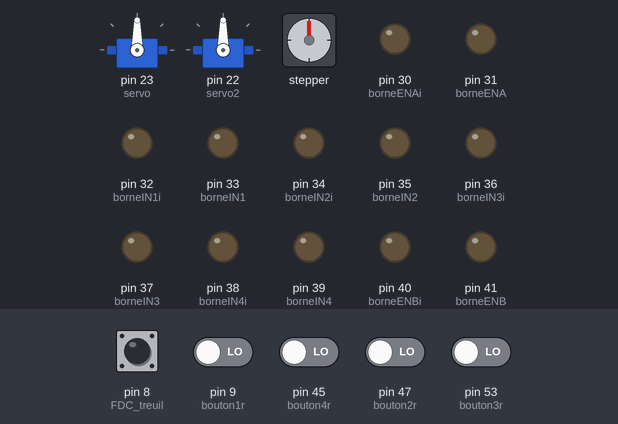
Bench run of a sketch on a simulated Arduino Mega 2560, built with avr-gcc and run on an emulated ATmega2560. On the bench: 2 × servo, stepper motor, output pins drawn as LEDs (lit = HIGH). Inputs (shaded band) come from the test bench; at power-on: pin 8 (FDC_treuil) HIGH, pin 9 (bouton1r), pin 45 (bouton4r), pin 47 (bouton2r), pin 53 (bouton3r) LOW. Stepper angles assume 200 steps per turn; what the sketch prints to the serial monitor is not drawn.

Above: at 1.5 s.
1.6 s: pin 47 (bouton2r) driven HIGH
At 2.45 s:
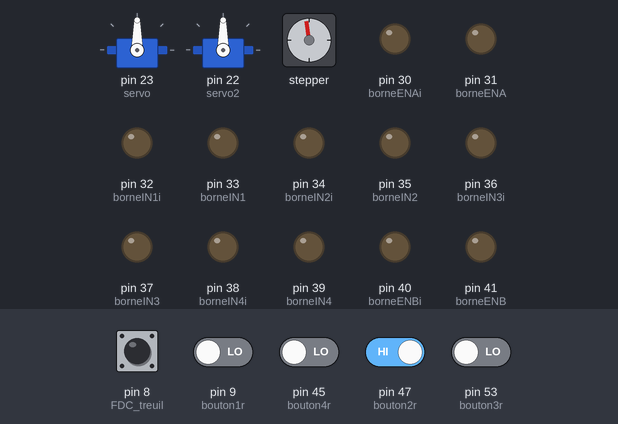
5.1 s: pin 9 (bouton1r) driven HIGH
At 9.6 s:
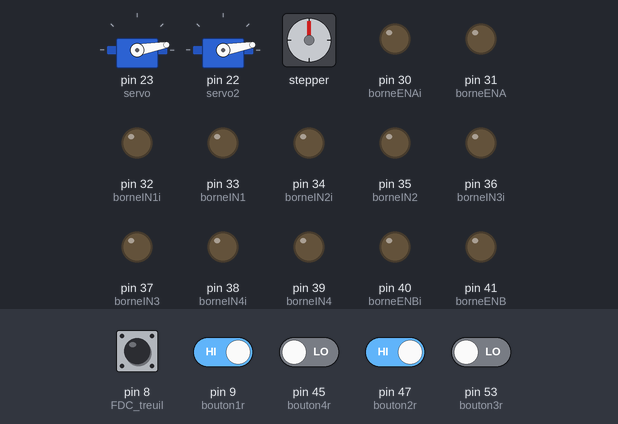
12.7 s: pin 9 (bouton1r) driven LOW
At 13.32 s:
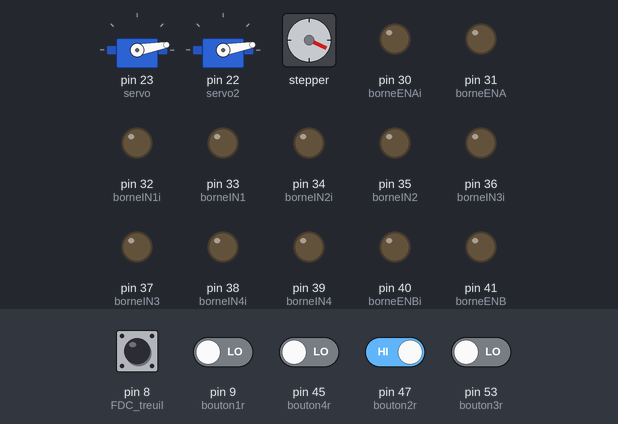
20.3 s: pin 47 (bouton2r) driven LOW
21.8 s: pin 45 (bouton4r) driven HIGH
At 23.5 s:
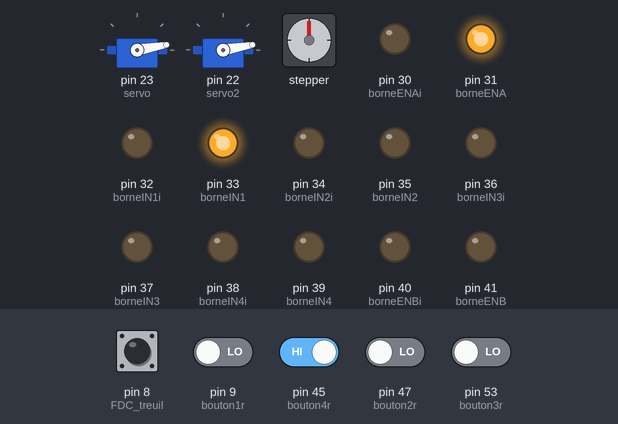
Timing chart, 0 to 25.0 s (numbered marks = the images above; inputs shaded):
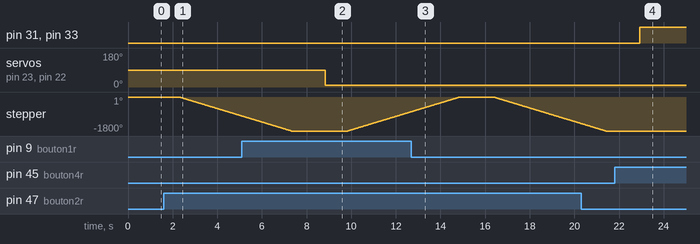

Measured:
- after the input at 1.6 s, stepper: keeps turning counter-clockwise at about 360°/s, starting after 0.70 s
- after the input at 5.1 s, servo on pin 23 (servo), servo on pin 22 (servo2): 90° → 10° after 3.7 s
- after the input at 12.7 s, servo on pin 23 (servo), servo on pin 22 (servo2): stays 10° (without the input it goes to 90° after 3.7 s)
- after the input at 21.8 s, pin 31 (borneENA), pin 33 (borneIN1): LOW → HIGH after 1.1 s

The sketch:

Architecture_Hote2.ino
```cpp
#include "Stepper.h"
#include "Servo.h"

// Zone Manette
int bouton1r = 9;
int bouton2r = 47;
int bouton3r = 53;
int bouton4r = 45;

// Zone Capteurs
int FDC_treuil = 8; // capteur Fin De Course pour le Treuil
int FDC_rechargement = 7; // capteur Fin De Course pour le impact
int FDC_embrayage = 6; // capteur Fin De Course pour l'embrayage

// Zone Moteurs
// TREUIL
  // Moteur Embrayage
const int Pas = 200; // 200 pas sont nécessaires pour effectuer une révolution complète du moteur pas à pas
Stepper myStepper(Pas, 2, 4, 3, 5); // on détermine les pins rattachés au moteur (IN1, IN2, IN3, IN4)

  // Moteur Enroulement
#define borneENA 31
#define borneIN1 33
#define borneIN2 35
#define borneIN3 37
#define borneIN4 39
#define borneENB 41

// Impact
  // Moteur Embrayage
Stepper myStepper1(Pas, 10, 12, 11, 13 ); // on détermine les pins rattachés au moteur (IN1, IN2, IN3, IN4)(10 , 12, 11, 13)

  // Moteur Impact
#define borneENAi 30
#define borneIN1i 32
#define borneIN2i 34
#define borneIN3i 36
#define borneIN4i 38
#define borneENBi 40

// Arrimage
  // Servomoteur
Servo servo;
Servo servo2;

// Variables d'états de fonctionnement du robot
int ouverture = 0; // ouverture = 0 inactivité ouverture = 1 ouverture en cours ouverture = 2 ouverture finis
int fermeture = 0; // fermeture = 0 inactivité fermeture = 1 fermeture en cours fermeture = 2 fermeture finis
int treuil = 0; // treuil = 0 minirobot rentré treuil = 1 minirobot sorti
int embrayage = 0; // embrayage = 0 désembrayé embrayage = 1 embrayé
int embrayage2 = 0; // embrayage = 0 désembrayé embrayage = 1 embrayé
int impact = 0; // impact = 0 rechargé; impact = 1 non rechargé
int porte = 0; // porte = 0 fermé; porte = 1 ouverte
int arrimage = 0; // arrimage = 0 verrouillé; arrimage = 1 déverrouillé

int var = 0; //permet le fonctionnement du bouton
int var2 = 1; //permet le fonctionnement du bouton
int var3 = 0; //permet le fonctionnement du bouton
int var4 = 0; //permet le fonctionnement du bouton

int m = 90; //permet fonctionnement des servomoteurs

// Fonction d'action du robot
void Fermeture() {
  fermeture = 1;
  Serial.println("Procédure de docking et de verrouillage du mini-robot dans la station hôte en cours...");
  while (fermeture == 1) {
    Treuil(1);
    Porte(0);
    Impact(0);
    if (treuil == 0 && porte == 0 && impact == 0) {
      fermeture = 2;
    }
  }
  Arrimage(0);
  fermeture = 0;
  Serial.print("finis! ");
  Serial.println("le mini-robot a été sécurisé avec succès");
}

void Ouverture() {
  ouverture = 1;
  Serial.println("Procédure de undocking et de déverrouillage du mini-robot dans la station hôte en cours...");
  while (ouverture == 1) {
    Arrimage(1);
    Porte(1);
    Treuil(0);
    Impact(1);
    if (treuil == 1 && porte == 1 && impact == 0) {
      ouverture = 2;
    }
  }
  ouverture = 0;
  Serial.print("finis! ");
  Serial.println("le mini-robot a été expulsé avec succès");
}

void Maj() { // permet de faire un état des lieux du robot en cas de panne et/ou bug
  Serial.print("Affichage des variables d'état du système :");
  Serial.print("ouverture =");
  Serial.println(ouverture);
  Serial.println("ouverture = 0 inactivité ouverture = 1 ouverture en cours ouverture = 2 ouverture finis");
  Serial.print("fermeture =");
  Serial.println(fermeture);
  Serial.println("fermeture = 0 inactivité fermeture = 1 fermeture en cours fermeture = 2 fermeture finis ");
  Serial.print("treuil =");
  Serial.println(treuil);
  Serial.println("treuil = 0 minirobot rentré treuil = 1 minirobot sorti");
  Serial.print("embrayage =");
  Serial.println(embrayage);
  Serial.println("embrayage = 0 désembrayé embrayage = 1 embrayé");
  Serial.print("impact =");
  Serial.println(impact);
  Serial.println("impact = 0 rechargé; impact = 1 non rechargé");
  Serial.print("porte =");
  Serial.println(porte);
  Serial.println("porte = 0 fermé; porte = 1 ouverte");
}

// Déclaration des fonctions secondaires
// Fonction Treuil
void Treuil(int etat) { // état = 0 roue libre état = 1 rapatriement
  if (etat == 1 && treuil == 1) {
    Serial.println("rapatriement minirobot...");
    tirage_treuil();
    delay(1000);
    Serial.print("finis!");
    treuil = 0;
  }
  if (etat == 1 && treuil == 0) {
    Serial.print("Treuil déjà rapatrié...");
  }
  if (etat == 0 && treuil == 0) {
    Serial.print("déroulement du Treuil...");
    deroulement_treuil();
    delay(1000);
    Serial.println("finis!");
    treuil = 1;
  }
  if (etat == 0 && treuil == 1) {
    Serial.println("Treuil déjà déployé...");
  }
}

// Fonctions locales Treuil
void tirage_treuil() {
  embrayage_treuil(1);
  moteur_treuil(1);
}

void deroulement_treuil() {
  embrayage_treuil(0);
}

// Fonction secondaire Treuil (Embrayage)
void embrayage_treuil(int etat) { // état = 0 désembrayé état = 1 embrayé
  if (etat == 1) {
    myStepper.step(1000); // le moteur tourne dans un sens
    delay(500); // on applique un temps de délai
    Serial.print("embrayé = OK");
    embrayage = 1;
  } else if (etat == 0) {
    myStepper.step(-1000); // le moteur tourne dans l'autre sens
    delay(500); // on met un temps de délai
    Serial.print("désembrayé = OK");
    embrayage = 0;
  }
}

void moteur_treuil(int etat) { // état == 0 rien état == 1 moteur en marche
  if (etat == 1) {
    if (embrayage == 0) {
      while (digitalRead(FDC_treuil) != 0) {
        digitalWrite(borneIN1, HIGH); // On active la sortie branchée sur IN1 et le moteur tourne dans un sens
        digitalWrite(borneIN2, LOW); // On désactive la sortie branchée sur IN2 et le moteur ne tourne pas
        digitalWrite(borneENA, HIGH); // On active la sortie branchée sur ENA pour alimenter le moteur (driver)
      }
      digitalWrite(borneENA, LOW); // On désactive la sortie branchée sur ENA et on arrête l'alimentation du moteur
    }
  }
}

// Fonction Impact
void Impact(int etat) { // état = 0 rechargement état = 1 impact
  if (etat == 1 /*&& porte == 1*/) {
    Serial.print("impact en cours...");
    impact_minirobot();
    Serial.println("finis!");
    Impact(0);
  } else if (etat == 0) {
    Serial.print("rechargement impact en cours...");
    impact_rechargement();
  }
}

// Fonctions locales Impact
void impact_rechargement() {
  while (digitalRead(FDC_treuil) != 0) {
    digitalWrite(borneIN1i, HIGH); // On active la sortie branchée sur IN1 et le moteur tourne dans un sens
    digitalWrite(borneIN2i, LOW); // On désactive la sortie branchée sur IN2 et le moteur ne tourne pas
    digitalWrite(borneENAi, HIGH); // On active la sortie branchée sur ENA pour alimenter le moteur (driver)
  }
  digitalWrite(borneENAi, LOW); // On désactive la sortie branchée sur ENA et on arrête l'alimentation du moteur
}

void impact_minirobot(){
  embrayage_impact(0);
}

// Fonction secondaire Impact (Embrayage)
void embrayage_impact(int etat) { // état = 0 désembrayé état = 1 embrayé
  if (etat == 1) {
    myStepper1.step(1000); // le moteur tourne dans un sens
    delay(500); // on applique un temps de délai
    Serial.print("embrayé = OK");
    embrayage = 1;
  } else if (etat == 0) {
    myStepper1.step(-1000); // le moteur tourne dans l'autre sens
    delay(500); // on met un temps de délai
    Serial.print("désembrayé = OK");
    embrayage = 0;
  }
}

void moteur_impact(int etat) { // état == 0 rien état == 1 moteur en marche
  if (etat == 1) {
    if (embrayage2 == 0) {
      while (digitalRead(FDC_rechargement) != 0) {
        digitalWrite(borneIN1i, HIGH); // On active la sortie branchée sur IN1 et le moteur tourne dans un sens
        digitalWrite(borneIN2i, LOW); // On désactive la sortie branchée sur IN2 et le moteur ne tourne pas
        digitalWrite(borneENAi, HIGH); // On active la sortie branchée sur ENA pour alimenter le moteur (driver)
      }
      digitalWrite(borneENAi, LOW); // On désactive la sortie branchée sur ENA et on arrête l'alimentation du moteur
    }
  }
}

// Fonction Arrimage
void Arrimage(int etat) { // état = 0 désarrimage état = 1 arrimage
  if (etat == 1 and m == 90) {
    m = 10;
    Serial.print("Arrimage du minirobot en cours...");
    servo.write(m);                  // on envoie la position m au servomoteur et il se déplace à celle-ci
    servo2.write(m);
    delay(1000);
    Serial.println("finis!");
    arrimage = 1;
  } else if (etat == 0 and m == 10) {
    m = 90;
    Serial.print("Désarrimage du minirobot en cours...");
    servo.write(m);                  // on envoie la position m au servomoteur et il se déplace à celle-ci
    servo2.write(m);
    delay(1000);
    Serial.println("finis!");
    arrimage = 0;
  }
}


// Fonction Porte
void Porte(int etat) { // état = 0 fermeture état = 1 ouverture
  if (etat == 1) {
    ouverture_porte();
    Serial.println("ouverture de la porte en cours...");
    porte = 1;
  }
  if (etat == 0 && treuil == 0) {
    fermeture_porte();
    Serial.println("fermeture de la porte en cours...");
    porte = 0;
  }
}

// Fonctions locales Porte
void ouverture_porte() {
  return;
}

void fermeture_porte() {
  return;
}

// Setup
void setup() {
  Serial.begin(9600);
  delay(300); // added delay to give wireless ps2 module some time to startup, before configuring it

  // Zone Capteurs

  pinMode(FDC_treuil, INPUT_PULLUP);
  pinMode(FDC_rechargement, INPUT_PULLUP);
  pinMode(FDC_embrayage, INPUT_PULLUP);

  // Zone Moteurs
// Treuil
  // Embrayage
  myStepper.setSpeed(60);
  myStepper1.setSpeed(60);
  // Enroulement
  pinMode(borneENA, OUTPUT); // Configuration de la broche: "borne ENA(13)" comme une sortie
  pinMode(borneIN1, OUTPUT); // Configuration de la broche: "borne IN1(12)" comme une sortie
  pinMode(borneIN2, OUTPUT); // Configuration de la broche: "borne IN2(11)" comme une sortie
  pinMode(borneIN3, OUTPUT); // Configuration de la broche: "borne IN3(10)" comme une sortie
  pinMode(borneIN4, OUTPUT); // Configuration de la broche: "borne IN4(9)" comme une sortie
  pinMode(borneENB, OUTPUT); // Configuration de la broche: "borne ENB(8)" comme une sortie

// Impact
  // Moteur rechargement
  pinMode(borneENAi, OUTPUT); // Configuration de la broche: "borne ENA(13)" comme une sortie
  pinMode(borneIN1i, OUTPUT); // Configuration de la broche: "borne IN1(12)" comme une sortie
  pinMode(borneIN2i, OUTPUT); // Configuration de la broche: "borne IN2(11)" comme une sortie
  pinMode(borneIN3i, OUTPUT); // Configuration de la broche: "borne IN3(10)" comme une sortie
  pinMode(borneIN4i, OUTPUT); // Configuration de la broche: "borne IN4(9)" comme une sortie
  pinMode(borneENBi, OUTPUT); // Configuration de la broche: "borne ENB(8)" comme une sortie
// Arrimage
  // Servomoteur verrouillage
  servo.attach(23);
  servo2.attach(22);
  servo.write(m);
  servo2.write(m);
}

// Loop
void loop() {
  int bouton1;
  int bouton2;
  int bouton3;
  int bouton4;
  bouton1 = digitalRead(bouton1r); // pin 9 jaune rouge
  bouton2 = digitalRead(bouton2r); //pin 25 bleu
  bouton3 = digitalRead(bouton3r); //pin 49 bleu rouge
  bouton4 = digitalRead(bouton4r); //pin 51 jaune
  Serial.print(bouton1);
  Serial.print(var);
  Serial.print(bouton2);
  Serial.print(var2);
  Serial.print(bouton3);
  Serial.print(var3);
  Serial.print(bouton4);
  Serial.println(var4);
  if (var == 0) {
    if (bouton1 == 1) {//rouge pin 9 jaune rouge
      Arrimage(1);
      var = 1;
    }
  } else {
    if (bouton1 == 1) {
      Arrimage(0);
      var = 0;
    }
  }
  if (var2 == 0) {
    if (bouton2 == 1) {// pas rouge pin 25 jaune
      embrayage_treuil(1);
      moteur_treuil(1);
      var2 = 1;
    }
  } else {
    if (bouton2 == 1) {
      embrayage_treuil(0);
      var2 = 0;
    }
  }
  if (var3 == 0) {
    if (bouton3 == 1) {// pas rouge pin 49 bleu
      embrayage_impact(1);
      moteur_impact(1);
      var3 = 1;
    }
  } else {
    if (bouton3 == 1) {
      embrayage_impact(0);
      var3 = 0;
    }
  }
  if (var4 == 0) {
    if (bouton4 == 1) {// pas rouge pin 49 bleu
      moteur_treuil(1);
      var4 = 1;
    }
  } else {
    if (bouton4 == 1) {
      moteur_treuil(1);
      var4 = 0;
    }
  }
  delay(1000);
}
```
